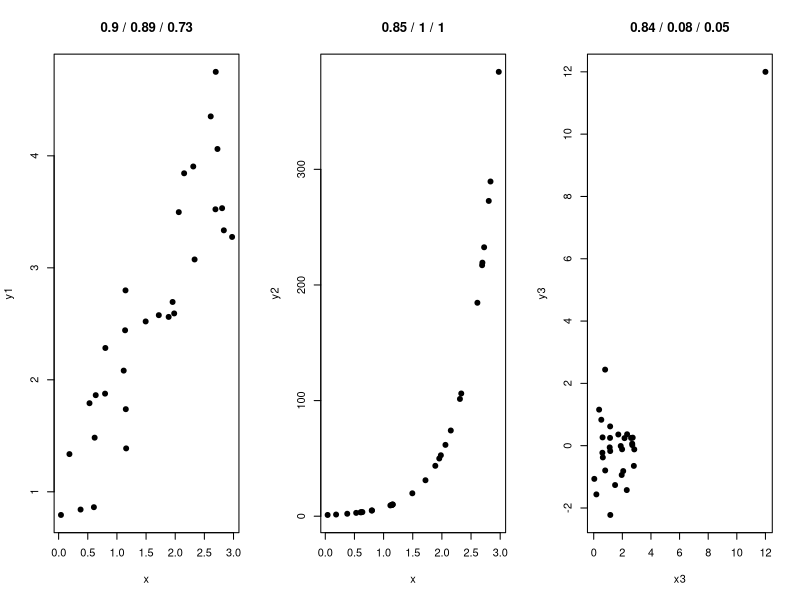

Write the R code that produced this figure.
# Pearson, Spearman and Kendall coefficients for a linear, a monotone nonlinear
# and an outlier-contaminated sample (random numbers differ from the Python version).
set.seed(0)
n <- 30
x <- sort(runif(n, 0, 3))
y1 <- 1 + x + rnorm(n, 0, 0.6)
y2 <- exp(2 * x)
x3 <- x; y3 <- rnorm(n)
x3[n] <- 12; y3[n] <- 12
coefs <- function(x, y) sapply(c("pearson", "spearman", "kendall"),
                               function(m) round(cor(x, y, method = m), 2))
op <- par(mfrow = c(1, 3))
plot(x, y1, pch = 19, main = paste(coefs(x, y1), collapse = " / "))
plot(x, y2, pch = 19, main = paste(coefs(x, y2), collapse = " / "))
plot(x3, y3, pch = 19, main = paste(coefs(x3, y3), collapse = " / "))
par(op)
print(rbind(linear = coefs(x, y1), monotone = coefs(x, y2), outlier = coefs(x3, y3)))
